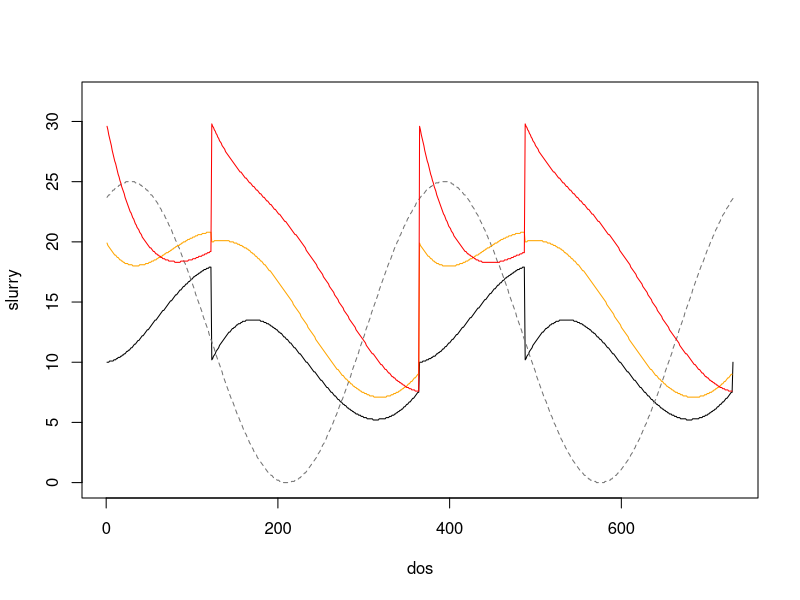

The R script that drew this image:
d2 <- read.table('temp_pred_0002.txt', header = FALSE, skip = 2)
d3 <- read.table('temp_pred_0003.txt', header = FALSE, skip = 2)
d4 <- read.table('temp_pred_0004.txt', header = FALSE, skip = 2)
names(d2) <- names(d3) <- names(d4) <- c('dos', 'doy', 'smass', 'air', 'wall', 'floor', 'slurry')
head(d2)

plot(slurry ~ dos, data = d2, type = 'l', ylim = c(0, 32))
lines(air ~ dos, data = d2, type = 'l', col = 'gray45', lty = 2)
lines(slurry ~ dos, data = d3, type = 'l', col = 'orange')
lines(slurry ~ dos, data = d4, type = 'l', col = 'red')
